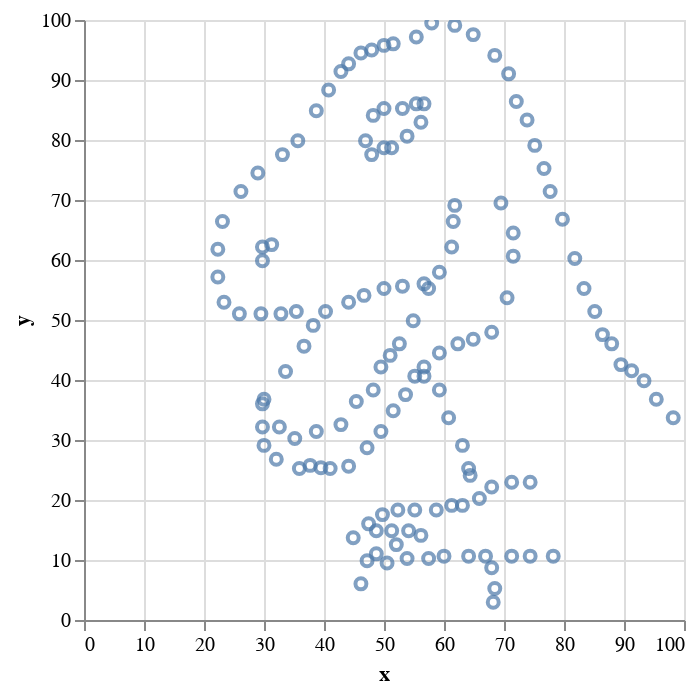

This figure's notebook cell:
### Code cell
df1.plot.point("x", "y")
df2.plot.point("x", "y")

### Figure 1 — Vega-Lite specification as saved in the notebook (floating-point values rounded to 4 significant figures; data arrays with more than 128 entries replaced by an {"elided": "..."} marker saying what was removed)
{"config": {"view": {"continuousWidth": 300, "continuousHeight": 300}}, "data": {"name": "data-eb6365c37c0bb197a00403261ef439fc"}, "mark": {"type": "point", "tooltip": true}, "encoding": {"x": {"field": "x", "type": "quantitative"}, "y": {"field": "y", "type": "quantitative"}}, "params": [{"name": "param_2", "select": {"type": "interval", "encodings": ["x", "y"]}, "bind": "scales"}], "$schema": "https://vega.github.io/schema/vega-lite/v5.20.1.json", "datasets": {"data-eb6365c37c0bb197a00403261ef439fc": {"elided": "142 records"}}}
